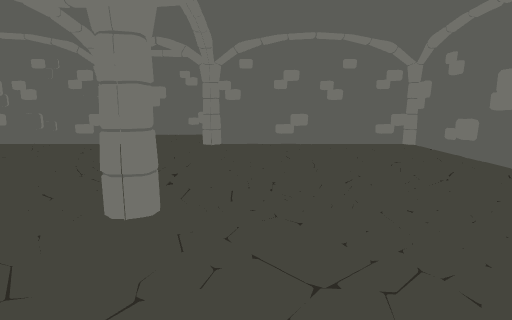
view 1 (above)

17 first-person views from a walk through a 3-D level made in the Unity game engine. The camera is 1.5 m above the floor, tilts 10° down and sees 80° across. Doors are open. The floor is counted in squares, 0.5 m on a side. Each view is taken from the middle of a square. On the plan, view 1 faces up. The plan holds only what a view shows up to about 20 squares ahead; the rest is blank. The place goes on beyond the plan.

view 2
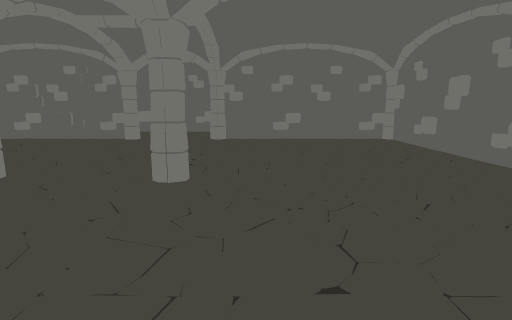

view 3
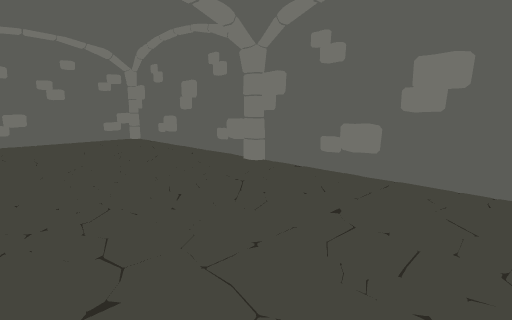

view 4
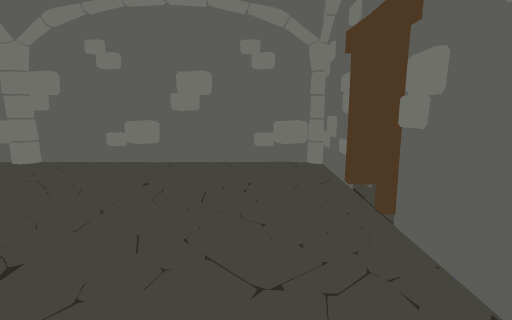

view 5
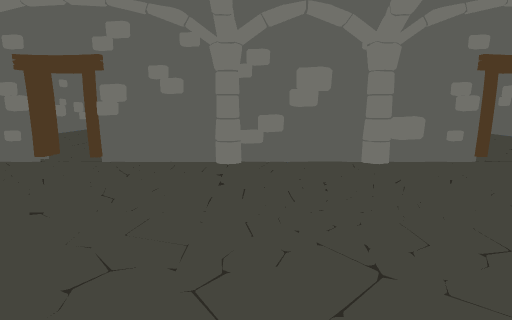

view 6
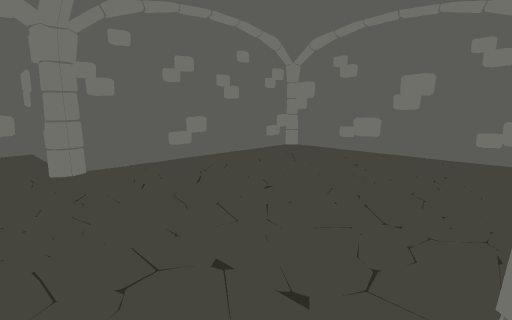

view 7
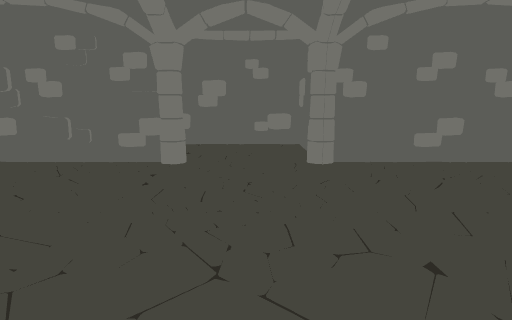

view 8
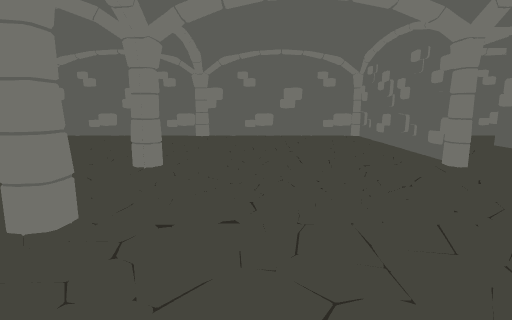

view 9
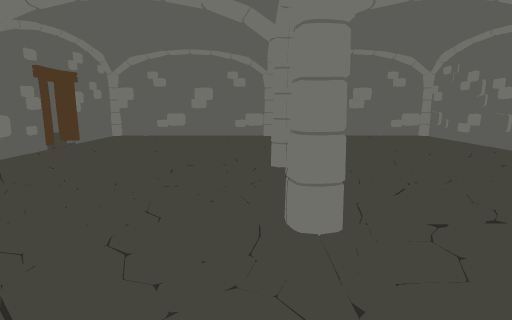

view 10
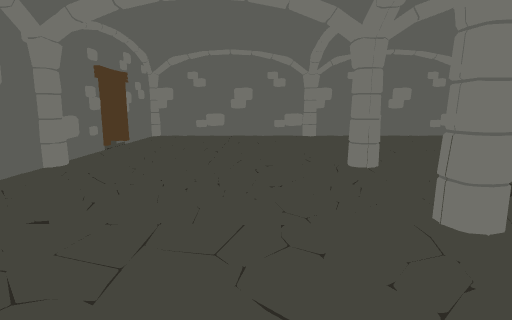

view 11
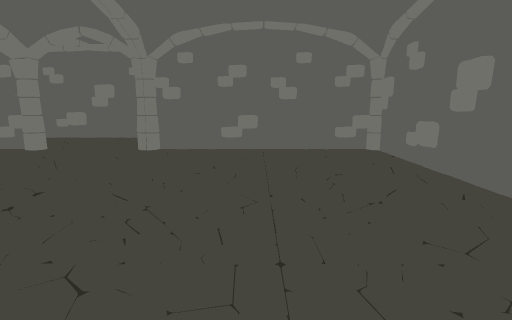

view 12
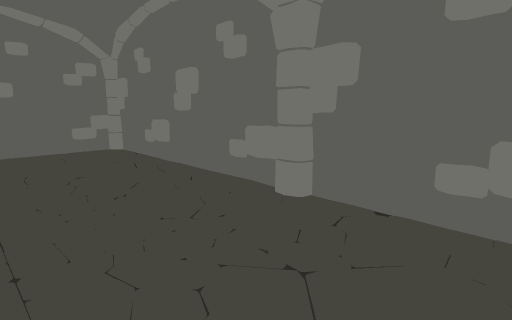

view 13
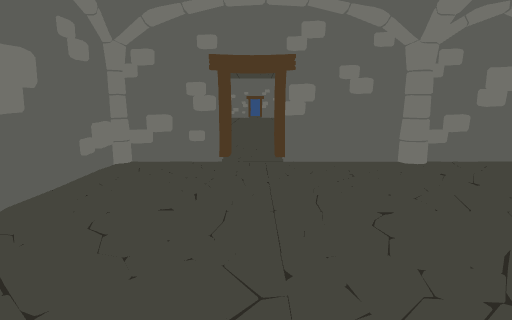

view 14
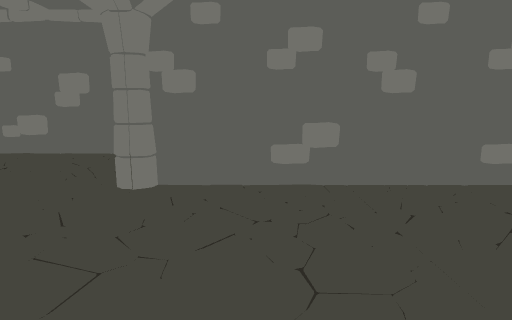

view 15
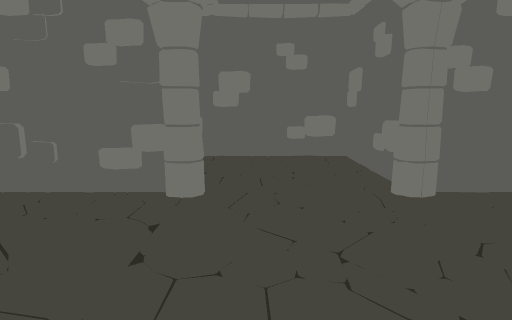

view 16
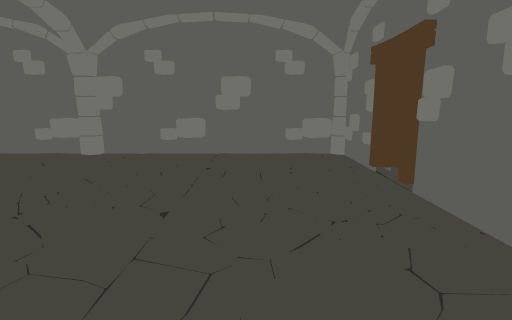

view 17
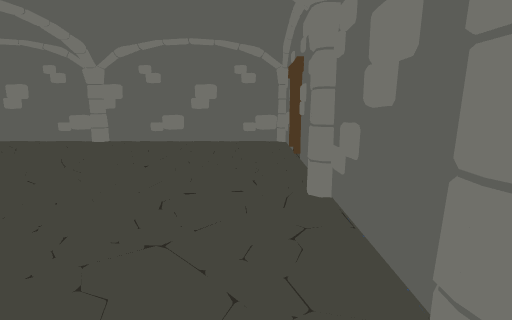

### Floor plan
Key: @ floor where view 1 was taken; # wall or solid block; . floor; D open door; = window, fence, low wall or low ledge.
Columns run from 16 left of view 1 to 13 right of it. Each row starts with its distance up from view 1.
 32  ############
 31             #
 30             #
 29             #
 28             #
 27             #
 26             #
 25 = =##       ##
 24 ######......#################
 23 ............................##
 22 .............................#
 21 .............................#
 20 ............................=#
 19 ............................##
 18 ............................##
 17  ............................#
 16  ...........................##
 15  ...........................##
 14  ............................#
 13  ............................#
 12  ...........................=#
 11  ...........................##
 10  ...........................##
  9  ...##......##..............#
  8 ....##......##..............##
  7 ............................##
  6  ............................#
  5  ............................#
  4  ...........................=#
  3  ...........................##
  2  ...........................##
  1  ............................#
  0  ...............@...........##
 -1  ...........................##
 -2  ............................#
 -3  ............................#
 -4 ............................=#
 -5 ............................##
 -6 ............................##
 -7 #.####.. #####....###..##.###
 -8 ##########  ########DDD#####

Where each view was taken, in squares from view 1:
view 1: 0 up, 0 right, facing up
view 2: 4 down, 0 right, facing up
view 3: 4 down, 0 right, facing up-right
view 4: 4 down, 4 left, facing right
view 5: 9 up, 5 left, facing down
view 6: 9 up, 7 left, facing up-right
view 7: 8 up, 7 left, facing up
view 8: 14 up, 4 right, facing left
view 9: 7 up, 4 right, facing left
view 10: 3 up, 4 right, facing left
view 11: 3 up, 4 right, facing up
view 12: 2 up, 4 right, facing up-right
view 13: 9 up, 5 right, facing down
view 14: 13 up, 1 right, facing up
view 15: 14 up, 9 left, facing up
view 16: 2 down, 7 left, facing right
view 17: 5 down, 14 left, facing right
